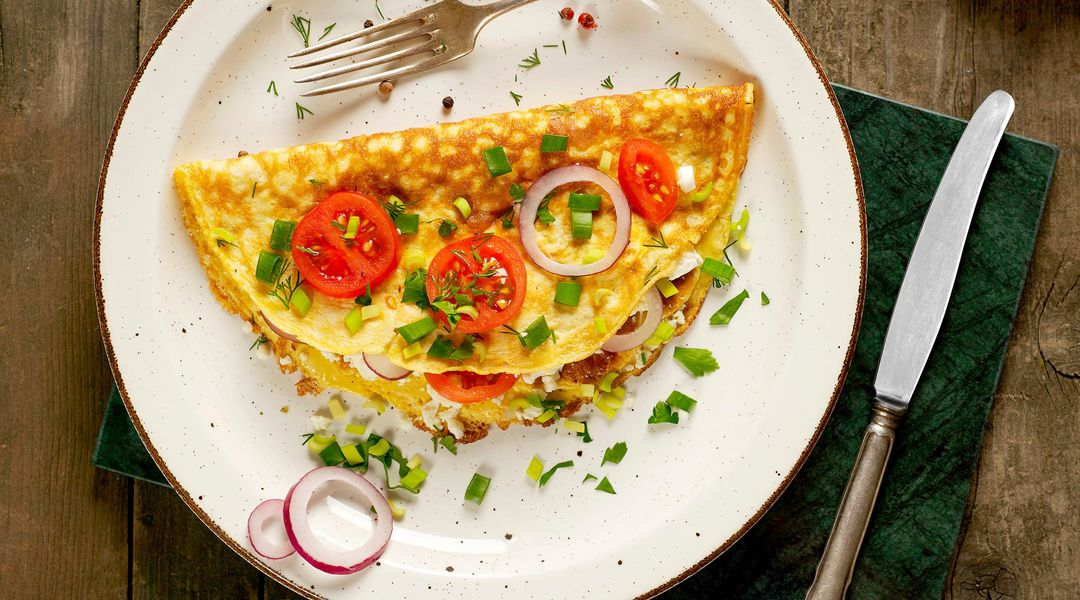
#> input picture image/im.jpeg, 1080 x 600 px, found by its file name
$ python test.py
#> lines starting #> are read from the running program, lines starting #| are printed output that depends on the picture
import cv2
import numpy as np
img = cv2.imread(r'E:\Image_Processing\Blog-HW\imageprocessing\image\im.jpeg',0)
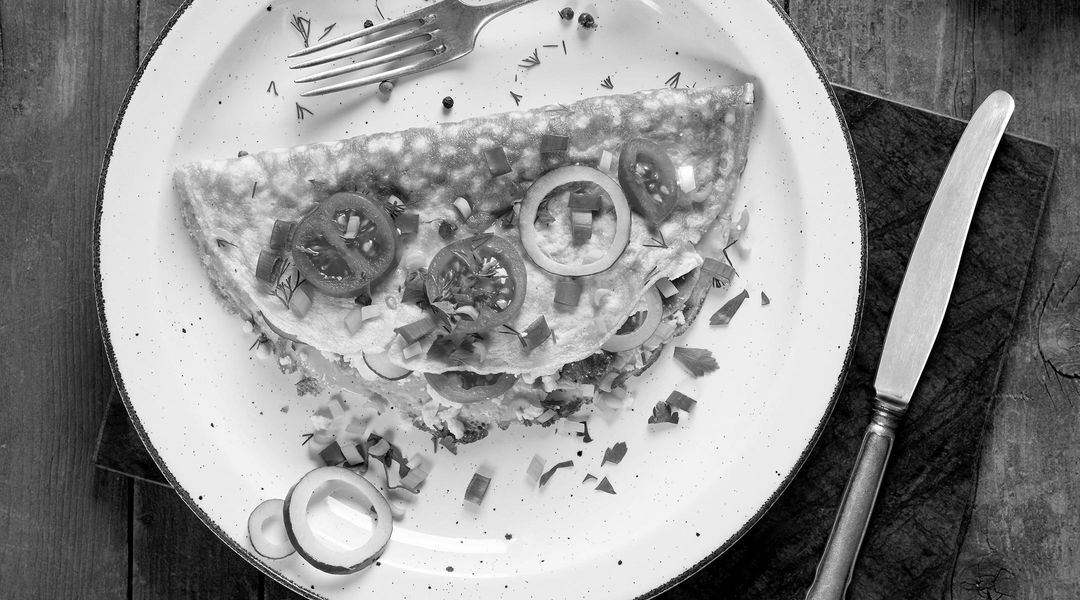
#> img: shape (600, 1080); min 0, max 255, mean 143.1
h = img.shape[0]
#> h = 600
w = img.shape[1]
#> w = 1080
for x in range(0,h,3):
    for y in range(0,w,3):
        print(img[x:x+2,y:y+2])
#> this loop made 200 passes
#> (printed output is left out)
